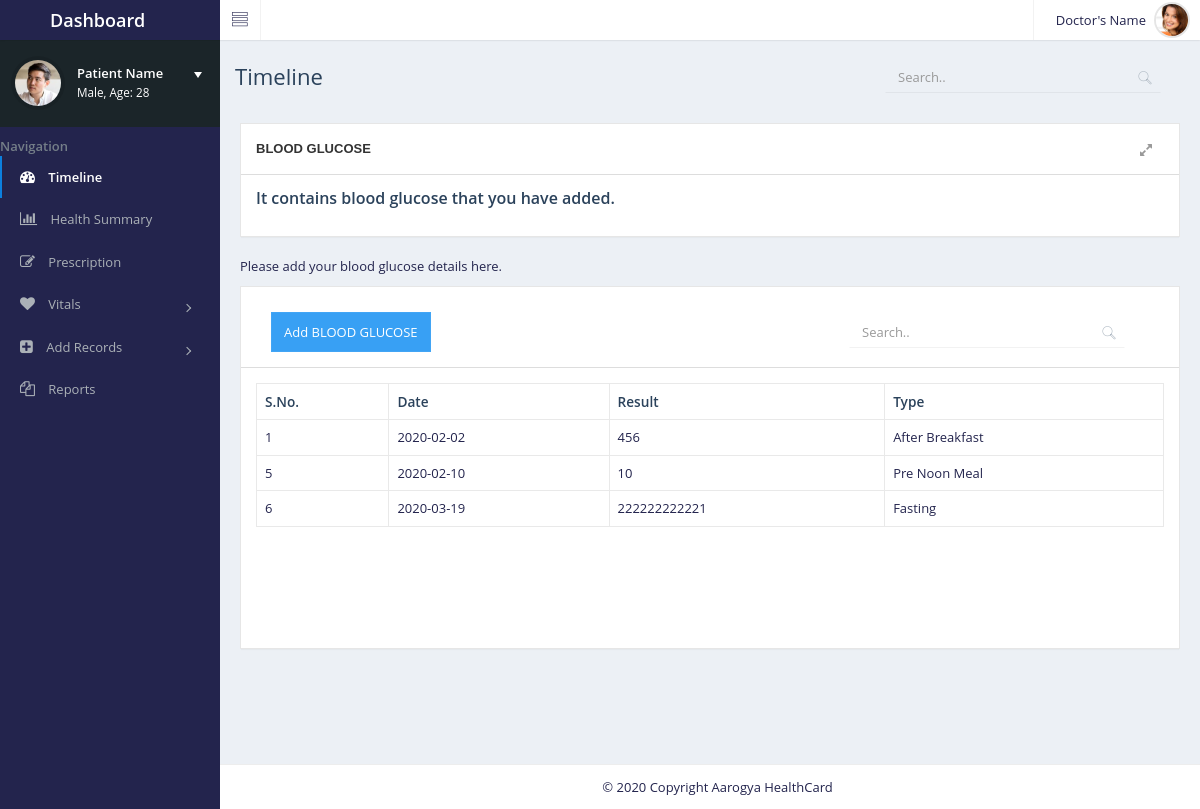
The app's page /blood_glucose.php with its own data.
### tables this page shows
CREATE TABLE `u_bloodglucose` (
  `bg_id` int(15) NOT NULL,
  `u_id` varchar(15) NOT NULL,
  `result` varchar(20) DEFAULT NULL,
  `utype` varchar(20) DEFAULT NULL,
  `udate` text,
  `notes` text
);

### blood_glucose.php (the view, shortened to what this page needs)
<?php include "C:/xampp/htdocs/New folder/aarogyahealth-master/dashboard/dbconnect.php"?>
<?php
    $disp=$mysqli->query("SELECT * from u_bloodglucose");
?>
<!DOCTYPE html>
<html lang="en">
<head>
    <link href="assets/plugins/bootstrap/css/bootstrap.min.css" rel="stylesheet">
    <link href="assets/css/essentials.css" rel="stylesheet" type="text/css" />
    <link href="assets/css/layout.css" rel="stylesheet" type="text/css" />
    <link href="assets/css/jais.css" rel="stylesheet">
    <link href="assets/css/demo/jais-demo-icons.css" rel="stylesheet">
     <link href = "https://code.jquery.com/ui/1.10.4/themes/ui-lightness/jquery-ui.css" rel = "stylesheet">
</head>
<body>
    <div id="container" class="effect aside-float aside-bright mainnav-lg">
        <header id="navbar">
            <div id="navbar-container" class="boxed">
                <div class="navbar-header">
                    <a href="index.html" class="navbar-brand">
                        <div class="brand-title">
                            <span class="brand-text">Dashboard</span>
                        </div>
                    </a>
                </div>
                <div class="navbar-content clearfix">
                    <ul class="nav navbar-top-links pull-left">
                        <li class="tgl-menu-btn">
                            <a class="mainnav-toggle" href="#">
                                <i class="demo-pli-view-list"></i>
                            </a>
                        </li>
                    </ul>
                    <ul class="nav navbar-top-links pull-right">
                        <li id="dropdown-user" class="dropdown">
                            <a href="#" data-toggle="dropdown" class="dropdown-toggle text-right">
                                <span class="pull-right">
                                    <img class="img-circle img-user media-object" src="assets/images/9.png" alt="Profile Picture">
                                </span>
                                <div class="username hidden-xs">Doctor's Name</div>
                            </a>
                        </li>
                    </ul>
                </div>
            </div>
        </header>
        <div class="boxed">
            <div id="content-container">
                <div id="page-title">
                    <h1 class="page-header text-overflow">Timeline</h1>
                    <div class="searchbox">
                        <div class="input-group custom-search-form">
                            <input type="text" class="form-control" placeholder="Search..">
                            <span class="input-group-btn">
                                <button class="text-muted" type="button"><i class="demo-pli-magnifi-glass"></i></button>
                            </span>
                        </div>
                    </div>
                </div>
                <div id="content" class="dashboard padding-20">
                    <div id="panel-1" class="panel panel-default">
                        <div class="panel-heading">
                            <span class="title elipsis">
                                <strong style="text-transform: uppercase;font-weight: bold;">Blood Glucose</strong>
                            </span>
                            <ul class="options pull-right list-inline">
                                <li><a href="#" class="opt panel_fullscreen hidden-xs" data-toggle="tooltip" title="Fullscreen" data-placement="bottom"><i class="fa fa-expand"></i></a></li>
                            </ul>
                        </div>
                        <div class="panel-body">
                            <h4>It contains blood glucose that you have added.</h4>
                        </div>
                    </div>
                <p>Please add your blood glucose details here.</p>
                    <div id="panel-1" class="panel panel-default" >
                        <div class="panel-heading">
                               <div id="page-title">
                                 <button type="button" class="btn btn-primary" data-toggle="modal" data-target="#myModal">Add BLOOD GLUCOSE</button>
                    <br>
                    <div class="searchbox">
                        <div class="input-group custom-search-form">
                            <input type="text" class="form-control" placeholder="Search..">
                            <span class="input-group-btn">
                                <button class="text-muted" type="button"><i class="demo-pli-magnifi-glass"></i></button>
                            </span>
                        </div>
                    </div>
                </div>
                        </div>
                        <div class="panel-body">
                            <div id="flot-sales" class="fullwidth height-250">
                            <div class="table-responsive">
                                <?php
                               echo "<table class='table table-bordered table-hover'>
                                        <tr>
                                            <th>S.No.</th>
                                            <th>Date</th>
                                            <th>Result</th>
                                            <th>Type</th>
                                        </tr>";
                                        while($row=mysqli_fetch_array($disp))
                                        {
                                            echo "<tr>";
                                            echo "<td>".$row['bg_id']."</td>";
                                            echo "<td>".$row['udate']."</td>";
                                            echo "<td>".$row['result']."</td>";
                                            echo "<td>".$row['utype']."</td>";
                                            echo "</tr>";
                                        }
                                        echo "</table>";
                                        ?>
                                </div>
                            </div>
                        </div>
                    </div>
                </div>
            </div>
            <nav id="mainnav-container">
                <div id="mainnav">
                    <div id="mainnav-menu-wrap">
                        <div class="nano">
                            <div class="nano-content">
                                <div id="mainnav-profile" class="mainnav-profile">
                                    <div class="profile-wrap">
                                        <div class="pad-btm">
                                        <a href="#profile-nav" class="box-block" data-toggle="collapse" aria-expanded="false">
                                            <span class="pull-right dropdown-toggle">
                                                <i class="dropdown-caret"></i>
                                            </span>
                                            <p class="mnp-name">Patient Name</p>
                                            <span class="mnp-desc">Male, Age: 28</span>
                                        </a>
                                            <img class="img-circle img-sm img-border" src="assets/images/2.png" alt="Profile Picture">
                                        </div>
                                    </div>
                                </div>
                           <ul id="mainnav-menu" class="list-group">
                                    <li class="list-header">Navigation</li>
                                    <li class="active-link">
                                        <a href="index.php">
                                            <i class="fa fa-tachometer"></i>
                                            <span class="menu-title">
                                                <strong>Timeline</strong>
                                            </span>
                                        </a>
                                    </li>
                                    <li>
                                        <a href="#">
                                            <i class="fa fa-bar-chart"></i>
                                            <span class="menu-title">Health Summary</span>
                                        </a>
                                    </li>
                                        <li>
                                        <a href="prescription.php">
                                            <i class="fa fa-pencil-square-o"></i>
                                            <span class="menu-title">Prescription</span>
                                        </a>
                                    </li>
                                     <li>
                                        <a href="#">
                                            <i class="fa fa-heart"></i>
                                            <span class="menu-title">Vitals</span>
                                            <i class="arrow"></i>
                                        </a>
                                    </li>
                                    <li>
                                        <a href="#">
                                            <i class="fa fa-plus-square"></i>
                                            <span class="menu-title">Add Records</span>
                                            <i class="arrow"></i>
                                        </a>
                                    </li>
                                    <li>
                                        <a href="#">
                                            <i class="fa fa-files-o"></i>
                                            <span class="menu-title">Reports</span>
                                        </a>
                                    </li>
                                        </ul>
                                    </div>
                                </div>
                    </div>
                </div>
            </nav>
        </div>
        <footer id="footer">
            <p class="pad-lft">&#0169; 2020 Copyright Aarogya HealthCard</p>
        </footer>
        <button class="scroll-top btn">
        </button>
    </div>
</body>
</html>

### assets/css/layout.css (style rules this page uses)
html, body { background:#f1f2f7; }
body { color:#3e3f77; height:100%; direction: ltr; overflow-x:hidden; font-size:14px; font-family:'Open Sans', Arial, sans-serif; }
body { height:100%; }
.dashboard .panel { border:#e6e6e6 1px solid; -webkit-box-shadow: 0 2px 1px -1px rgba(0, 0, 0, 0.03); -moz-box-shadow: 0 2px 1px -1px rgba(0, 0, 0, 0.03); box-shadow: 0 2px 1px -1px rgba(0, 0, 0, 0.03); }

### records on screen
u_bloodglucose: bg_id "1", udate "2020-02-02", result "456", utype "After Breakfast"
u_bloodglucose: bg_id "5", udate "2020-02-10", result "10", utype "Pre Noon Meal"
u_bloodglucose: bg_id "6", udate "2020-03-19", result "222222222221", utype "Fasting"
